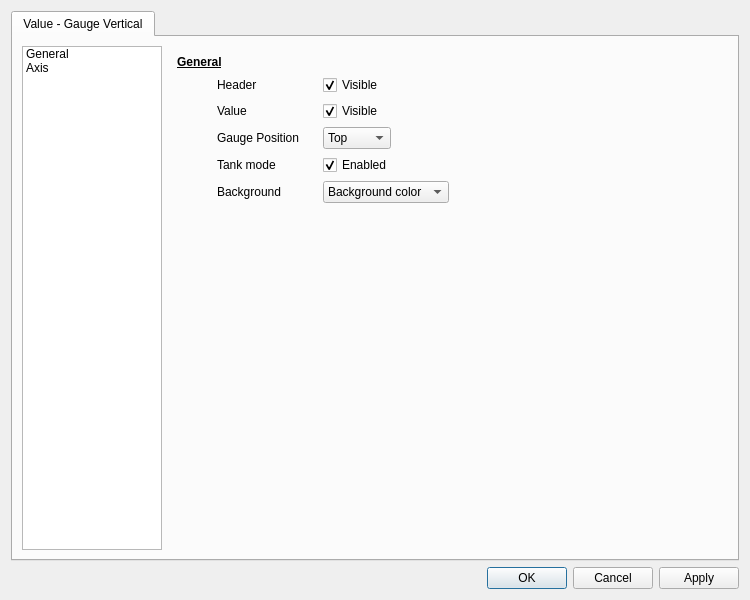
<?xml version="1.0" encoding="UTF-8"?>
<ui version="4.0">
 <class>thoht::GaugeVerticalEditor</class>
 <widget class="QDialog" name="thoht::GaugeVerticalEditor">
  <property name="geometry">
   <rect>
    <x>0</x>
    <y>0</y>
    <width>750</width>
    <height>600</height>
   </rect>
  </property>
  <property name="minimumSize">
   <size>
    <width>750</width>
    <height>550</height>
   </size>
  </property>
  <property name="windowTitle">
   <string>Vertical Gauge</string>
  </property>
  <layout class="QVBoxLayout" name="verticalLayout_2">
   <item>
    <widget class="QTabWidget" name="tabWidget">
     <property name="currentIndex">
      <number>0</number>
     </property>
     <widget class="QWidget" name="tab">
      <attribute name="title">
       <string>Value - Gauge Vertical</string>
      </attribute>
      <layout class="QHBoxLayout" name="horizontalLayout_4">
       <item>
        <widget class="QListWidget" name="listWidget">
         <property name="minimumSize">
          <size>
           <width>140</width>
           <height>0</height>
          </size>
         </property>
         <property name="maximumSize">
          <size>
           <width>140</width>
           <height>16777215</height>
          </size>
         </property>
         <property name="editTriggers">
          <set>QAbstractItemView::NoEditTriggers</set>
         </property>
         <property name="currentRow">
          <number>-1</number>
         </property>
         <item>
          <property name="text">
           <string>General</string>
          </property>
         </item>
         <item>
          <property name="text">
           <string>Axis</string>
          </property>
         </item>
        </widget>
       </item>
       <item>
        <widget class="QStackedWidget" name="stackedWidget">
         <property name="currentIndex">
          <number>0</number>
         </property>
         <widget class="QWidget" name="generalPage">
          <layout class="QVBoxLayout" name="verticalLayout">
           <item>
            <widget class="QLabel" name="label_17">
             <property name="font">
              <font>
               <bold>true</bold>
               <underline>true</underline>
              </font>
             </property>
             <property name="text">
              <string>General</string>
             </property>
            </widget>
           </item>
           <item>
            <layout class="QHBoxLayout" name="horizontalLayout_3">
             <item>
              <spacer name="horizontalSpacer_2">
               <property name="orientation">
                <enum>Qt::Horizontal</enum>
               </property>
               <property name="sizeType">
                <enum>QSizePolicy::Fixed</enum>
               </property>
               <property name="sizeHint" stdset="0">
                <size>
                 <width>40</width>
                 <height>20</height>
                </size>
               </property>
              </spacer>
             </item>
             <item>
              <widget class="QLabel" name="label_3">
               <property name="minimumSize">
                <size>
                 <width>100</width>
                 <height>0</height>
                </size>
               </property>
               <property name="text">
                <string>Header </string>
               </property>
              </widget>
             </item>
             <item>
              <widget class="QCheckBox" name="headerCheckBox">
               <property name="minimumSize">
                <size>
                 <width>100</width>
                 <height>0</height>
                </size>
               </property>
               <property name="text">
                <string>Visible</string>
               </property>
               <property name="checked">
                <bool>true</bool>
               </property>
              </widget>
             </item>
             <item>
              <spacer name="horizontalSpacer">
               <property name="orientation">
                <enum>Qt::Horizontal</enum>
               </property>
               <property name="sizeHint" stdset="0">
                <size>
                 <width>40</width>
                 <height>20</height>
                </size>
               </property>
              </spacer>
             </item>
            </layout>
           </item>
           <item>
            <layout class="QHBoxLayout" name="horizontalLayout_8">
             <item>
              <spacer name="horizontalSpacer_13">
               <property name="orientation">
                <enum>Qt::Horizontal</enum>
               </property>
               <property name="sizeType">
                <enum>QSizePolicy::Fixed</enum>
               </property>
               <property name="sizeHint" stdset="0">
                <size>
                 <width>40</width>
                 <height>20</height>
                </size>
               </property>
              </spacer>
             </item>
             <item>
              <widget class="QLabel" name="label_6">
               <property name="minimumSize">
                <size>
                 <width>100</width>
                 <height>0</height>
                </size>
               </property>
               <property name="text">
                <string>Value</string>
               </property>
              </widget>
             </item>
             <item>
              <widget class="QCheckBox" name="valueCheckBox">
               <property name="minimumSize">
                <size>
                 <width>100</width>
                 <height>0</height>
                </size>
               </property>
               <property name="text">
                <string>Visible</string>
               </property>
               <property name="checked">
                <bool>true</bool>
               </property>
              </widget>
             </item>
             <item>
              <spacer name="horizontalSpacer_4">
               <property name="orientation">
                <enum>Qt::Horizontal</enum>
               </property>
               <property name="sizeHint" stdset="0">
                <size>
                 <width>40</width>
                 <height>20</height>
                </size>
               </property>
              </spacer>
             </item>
            </layout>
           </item>
           <item>
            <layout class="QHBoxLayout" name="horizontalLayout_2">
             <item>
              <spacer name="horizontalSpacer_21">
               <property name="orientation">
                <enum>Qt::Horizontal</enum>
               </property>
               <property name="sizeType">
                <enum>QSizePolicy::Fixed</enum>
               </property>
               <property name="sizeHint" stdset="0">
                <size>
                 <width>40</width>
                 <height>20</height>
                </size>
               </property>
              </spacer>
             </item>
             <item>
              <widget class="QLabel" name="label_9">
               <property name="minimumSize">
                <size>
                 <width>100</width>
                 <height>0</height>
                </size>
               </property>
               <property name="text">
                <string>Gauge Position</string>
               </property>
              </widget>
             </item>
             <item>
              <widget class="QComboBox" name="positionComboBox">
               <item>
                <property name="text">
                 <string>Top</string>
                </property>
               </item>
               <item>
                <property name="text">
                 <string>Middle</string>
                </property>
               </item>
               <item>
                <property name="text">
                 <string>Bottom</string>
                </property>
               </item>
              </widget>
             </item>
             <item>
              <spacer name="horizontalSpacer_7">
               <property name="orientation">
                <enum>Qt::Horizontal</enum>
               </property>
               <property name="sizeHint" stdset="0">
                <size>
                 <width>40</width>
                 <height>20</height>
                </size>
               </property>
              </spacer>
             </item>
            </layout>
           </item>
           <item>
            <layout class="QHBoxLayout" name="horizontalLayout_6">
             <item>
              <spacer name="horizontalSpacer_15">
               <property name="orientation">
                <enum>Qt::Horizontal</enum>
               </property>
               <property name="sizeType">
                <enum>QSizePolicy::Fixed</enum>
               </property>
               <property name="sizeHint" stdset="0">
                <size>
                 <width>40</width>
                 <height>20</height>
                </size>
               </property>
              </spacer>
             </item>
             <item>
              <widget class="QLabel" name="label_7">
               <property name="minimumSize">
                <size>
                 <width>100</width>
                 <height>0</height>
                </size>
               </property>
               <property name="text">
                <string>Tank mode</string>
               </property>
              </widget>
             </item>
             <item>
              <widget class="QCheckBox" name="tankCheckBox">
               <property name="minimumSize">
                <size>
                 <width>100</width>
                 <height>0</height>
                </size>
               </property>
               <property name="text">
                <string>Enabled</string>
               </property>
               <property name="checked">
                <bool>true</bool>
               </property>
              </widget>
             </item>
             <item>
              <spacer name="horizontalSpacer_5">
               <property name="orientation">
                <enum>Qt::Horizontal</enum>
               </property>
               <property name="sizeHint" stdset="0">
                <size>
                 <width>40</width>
                 <height>20</height>
                </size>
               </property>
              </spacer>
             </item>
            </layout>
           </item>
           <item>
            <layout class="QHBoxLayout" name="horizontalLayout_9">
             <item>
              <spacer name="horizontalSpacer_14">
               <property name="orientation">
                <enum>Qt::Horizontal</enum>
               </property>
               <property name="sizeType">
                <enum>QSizePolicy::Fixed</enum>
               </property>
               <property name="sizeHint" stdset="0">
                <size>
                 <width>40</width>
                 <height>20</height>
                </size>
               </property>
              </spacer>
             </item>
             <item>
              <widget class="QLabel" name="label_8">
               <property name="minimumSize">
                <size>
                 <width>100</width>
                 <height>0</height>
                </size>
               </property>
               <property name="text">
                <string>Background</string>
               </property>
              </widget>
             </item>
             <item>
              <widget class="QComboBox" name="backgroundComboBox">
               <item>
                <property name="text">
                 <string>Background color</string>
                </property>
               </item>
               <item>
                <property name="text">
                 <string>Transparent</string>
                </property>
               </item>
              </widget>
             </item>
             <item>
              <spacer name="horizontalSpacer_6">
               <property name="orientation">
                <enum>Qt::Horizontal</enum>
               </property>
               <property name="sizeHint" stdset="0">
                <size>
                 <width>40</width>
                 <height>20</height>
                </size>
               </property>
              </spacer>
             </item>
            </layout>
           </item>
           <item>
            <spacer name="verticalSpacer">
             <property name="orientation">
              <enum>Qt::Vertical</enum>
             </property>
             <property name="sizeHint" stdset="0">
              <size>
               <width>20</width>
               <height>40</height>
              </size>
             </property>
            </spacer>
           </item>
          </layout>
         </widget>
         <widget class="QWidget" name="axisPage">
          <layout class="QVBoxLayout" name="verticalLayout_3">
           <item>
            <widget class="QLabel" name="label_18">
             <property name="font">
              <font>
               <bold>true</bold>
               <underline>true</underline>
              </font>
             </property>
             <property name="text">
              <string>Axis</string>
             </property>
            </widget>
           </item>
           <item>
            <layout class="QHBoxLayout" name="horizontalLayout_11">
             <item>
              <spacer name="horizontalSpacer_17">
               <property name="orientation">
                <enum>Qt::Horizontal</enum>
               </property>
               <property name="sizeType">
                <enum>QSizePolicy::Fixed</enum>
               </property>
               <property name="sizeHint" stdset="0">
                <size>
                 <width>40</width>
                 <height>20</height>
                </size>
               </property>
              </spacer>
             </item>
             <item>
              <widget class="QLabel" name="label_11">
               <property name="minimumSize">
                <size>
                 <width>100</width>
                 <height>0</height>
                </size>
               </property>
               <property name="text">
                <string>Ticks</string>
               </property>
              </widget>
             </item>
             <item>
              <widget class="QCheckBox" name="ticksCheckBox">
               <property name="minimumSize">
                <size>
                 <width>100</width>
                 <height>0</height>
                </size>
               </property>
               <property name="text">
                <string>Visible</string>
               </property>
               <property name="checked">
                <bool>true</bool>
               </property>
              </widget>
             </item>
             <item>
              <spacer name="horizontalSpacer_9">
               <property name="orientation">
                <enum>Qt::Horizontal</enum>
               </property>
               <property name="sizeHint" stdset="0">
                <size>
                 <width>40</width>
                 <height>20</height>
                </size>
               </property>
              </spacer>
             </item>
            </layout>
           </item>
           <item>
            <layout class="QHBoxLayout" name="horizontalLayout_12">
             <item>
              <spacer name="horizontalSpacer_18">
               <property name="orientation">
                <enum>Qt::Horizontal</enum>
               </property>
               <property name="sizeType">
                <enum>QSizePolicy::Fixed</enum>
               </property>
               <property name="sizeHint" stdset="0">
                <size>
                 <width>40</width>
                 <height>20</height>
                </size>
               </property>
              </spacer>
             </item>
             <item>
              <widget class="QLabel" name="label_12">
               <property name="minimumSize">
                <size>
                 <width>100</width>
                 <height>0</height>
                </size>
               </property>
               <property name="text">
                <string>Labels</string>
               </property>
              </widget>
             </item>
             <item>
              <widget class="QCheckBox" name="labelsCheckBox">
               <property name="minimumSize">
                <size>
                 <width>100</width>
                 <height>0</height>
                </size>
               </property>
               <property name="text">
                <string>Visible</string>
               </property>
               <property name="checked">
                <bool>true</bool>
               </property>
              </widget>
             </item>
             <item>
              <spacer name="horizontalSpacer_10">
               <property name="orientation">
                <enum>Qt::Horizontal</enum>
               </property>
               <property name="sizeHint" stdset="0">
                <size>
                 <width>40</width>
                 <height>20</height>
                </size>
               </property>
              </spacer>
             </item>
            </layout>
           </item>
           <item>
            <layout class="QHBoxLayout" name="horizontalLayout_15">
             <item>
              <spacer name="horizontalSpacer_22">
               <property name="orientation">
                <enum>Qt::Horizontal</enum>
               </property>
               <property name="sizeType">
                <enum>QSizePolicy::Fixed</enum>
               </property>
               <property name="sizeHint" stdset="0">
                <size>
                 <width>40</width>
                 <height>20</height>
                </size>
               </property>
              </spacer>
             </item>
             <item>
              <widget class="QLabel" name="label_15">
               <property name="minimumSize">
                <size>
                 <width>100</width>
                 <height>0</height>
                </size>
               </property>
               <property name="text">
                <string>Base Line</string>
               </property>
              </widget>
             </item>
             <item>
              <widget class="QCheckBox" name="lineCheckBox">
               <property name="minimumSize">
                <size>
                 <width>100</width>
                 <height>0</height>
                </size>
               </property>
               <property name="text">
                <string>Visible</string>
               </property>
               <property name="checked">
                <bool>true</bool>
               </property>
              </widget>
             </item>
             <item>
              <spacer name="horizontalSpacer_23">
               <property name="orientation">
                <enum>Qt::Horizontal</enum>
               </property>
               <property name="sizeHint" stdset="0">
                <size>
                 <width>40</width>
                 <height>20</height>
                </size>
               </property>
              </spacer>
             </item>
            </layout>
           </item>
           <item>
            <layout class="QHBoxLayout" name="horizontalLayout_14">
             <item>
              <spacer name="horizontalSpacer_19">
               <property name="orientation">
                <enum>Qt::Horizontal</enum>
               </property>
               <property name="sizeType">
                <enum>QSizePolicy::Fixed</enum>
               </property>
               <property name="sizeHint" stdset="0">
                <size>
                 <width>40</width>
                 <height>20</height>
                </size>
               </property>
              </spacer>
             </item>
             <item>
              <widget class="QLabel" name="label_14">
               <property name="minimumSize">
                <size>
                 <width>100</width>
                 <height>0</height>
                </size>
               </property>
               <property name="text">
                <string>Grid</string>
               </property>
              </widget>
             </item>
             <item>
              <widget class="QCheckBox" name="gridCheckBox">
               <property name="minimumSize">
                <size>
                 <width>100</width>
                 <height>0</height>
                </size>
               </property>
               <property name="text">
                <string>Visible</string>
               </property>
               <property name="checked">
                <bool>true</bool>
               </property>
              </widget>
             </item>
             <item>
              <spacer name="horizontalSpacer_12">
               <property name="orientation">
                <enum>Qt::Horizontal</enum>
               </property>
               <property name="sizeHint" stdset="0">
                <size>
                 <width>40</width>
                 <height>20</height>
                </size>
               </property>
              </spacer>
             </item>
            </layout>
           </item>
           <item>
            <layout class="QHBoxLayout" name="horizontalLayout">
             <item>
              <spacer name="horizontalSpacer_20">
               <property name="orientation">
                <enum>Qt::Horizontal</enum>
               </property>
               <property name="sizeType">
                <enum>QSizePolicy::Fixed</enum>
               </property>
               <property name="sizeHint" stdset="0">
                <size>
                 <width>40</width>
                 <height>20</height>
                </size>
               </property>
              </spacer>
             </item>
             <item>
              <widget class="QLabel" name="label_5">
               <property name="minimumSize">
                <size>
                 <width>100</width>
                 <height>0</height>
                </size>
               </property>
               <property name="text">
                <string>Range</string>
               </property>
              </widget>
             </item>
             <item>
              <widget class="QComboBox" name="rangeComboBox">
               <item>
                <property name="text">
                 <string>Automatic scale</string>
                </property>
               </item>
               <item>
                <property name="text">
                 <string>Parameter range</string>
                </property>
               </item>
               <item>
                <property name="text">
                 <string>Custom scale</string>
                </property>
               </item>
              </widget>
             </item>
             <item>
              <spacer name="horizontalSpacer_3">
               <property name="orientation">
                <enum>Qt::Horizontal</enum>
               </property>
               <property name="sizeHint" stdset="0">
                <size>
                 <width>40</width>
                 <height>20</height>
                </size>
               </property>
              </spacer>
             </item>
            </layout>
           </item>
           <item>
            <widget class="QWidget" name="scaleWidget" native="true">
             <property name="enabled">
              <bool>false</bool>
             </property>
             <layout class="QHBoxLayout" name="horizontalLayout_13">
              <property name="leftMargin">
               <number>0</number>
              </property>
              <property name="topMargin">
               <number>0</number>
              </property>
              <property name="rightMargin">
               <number>0</number>
              </property>
              <property name="bottomMargin">
               <number>0</number>
              </property>
              <item>
               <widget class="QLabel" name="label_2">
                <property name="minimumSize">
                 <size>
                  <width>100</width>
                  <height>0</height>
                 </size>
                </property>
                <property name="text">
                 <string/>
                </property>
               </widget>
              </item>
              <item>
               <layout class="QVBoxLayout" name="verticalLayout_4">
                <item>
                 <widget class="QLabel" name="label_10">
                  <property name="minimumSize">
                   <size>
                    <width>100</width>
                    <height>0</height>
                   </size>
                  </property>
                  <property name="text">
                   <string>Minimum</string>
                  </property>
                  <property name="indent">
                   <number>-1</number>
                  </property>
                 </widget>
                </item>
                <item>
                 <widget class="QLabel" name="label_13">
                  <property name="minimumSize">
                   <size>
                    <width>100</width>
                    <height>0</height>
                   </size>
                  </property>
                  <property name="text">
                   <string>Maximum</string>
                  </property>
                  <property name="indent">
                   <number>-1</number>
                  </property>
                 </widget>
                </item>
               </layout>
              </item>
              <item>
               <layout class="QVBoxLayout" name="verticalLayout_5">
                <item>
                 <widget class="QDoubleSpinBox" name="rangeMinDoubleSpinBox">
                  <property name="decimals">
                   <number>4</number>
                  </property>
                  <property name="minimum">
                   <double>-9999999999999999538762658202121142272.000000000000000</double>
                  </property>
                  <property name="maximum">
                   <double>99999999999999996863366107917975552.000000000000000</double>
                  </property>
                 </widget>
                </item>
                <item>
                 <widget class="QDoubleSpinBox" name="rangeMaxDoubleSpinBox">
                  <property name="decimals">
                   <number>4</number>
                  </property>
                  <property name="minimum">
                   <double>-9999999999999999455752309870428160.000000000000000</double>
                  </property>
                  <property name="maximum">
                   <double>999999999999999945575230987042816.000000000000000</double>
                  </property>
                 </widget>
                </item>
               </layout>
              </item>
              <item>
               <spacer name="horizontalSpacer_11">
                <property name="orientation">
                 <enum>Qt::Horizontal</enum>
                </property>
                <property name="sizeHint" stdset="0">
                 <size>
                  <width>136</width>
                  <height>20</height>
                 </size>
                </property>
               </spacer>
              </item>
             </layout>
            </widget>
           </item>
           <item>
            <spacer name="verticalSpacer_3">
             <property name="orientation">
              <enum>Qt::Vertical</enum>
             </property>
             <property name="sizeHint" stdset="0">
              <size>
               <width>20</width>
               <height>303</height>
              </size>
             </property>
            </spacer>
           </item>
          </layout>
         </widget>
        </widget>
       </item>
      </layout>
     </widget>
    </widget>
   </item>
   <item>
    <widget class="QDialogButtonBox" name="buttonBox">
     <property name="orientation">
      <enum>Qt::Horizontal</enum>
     </property>
     <property name="standardButtons">
      <set>QDialogButtonBox::Apply|QDialogButtonBox::Cancel|QDialogButtonBox::Ok</set>
     </property>
    </widget>
   </item>
  </layout>
 </widget>
 <resources/>
 <connections>
  <connection>
   <sender>buttonBox</sender>
   <signal>accepted()</signal>
   <receiver>thoht::GaugeVerticalEditor</receiver>
   <slot>accept()</slot>
   <hints>
    <hint type="sourcelabel">
     <x>248</x>
     <y>254</y>
    </hint>
    <hint type="destinationlabel">
     <x>157</x>
     <y>274</y>
    </hint>
   </hints>
  </connection>
  <connection>
   <sender>buttonBox</sender>
   <signal>rejected()</signal>
   <receiver>thoht::GaugeVerticalEditor</receiver>
   <slot>reject()</slot>
   <hints>
    <hint type="sourcelabel">
     <x>316</x>
     <y>260</y>
    </hint>
    <hint type="destinationlabel">
     <x>286</x>
     <y>274</y>
    </hint>
   </hints>
  </connection>
 </connections>
</ui>
